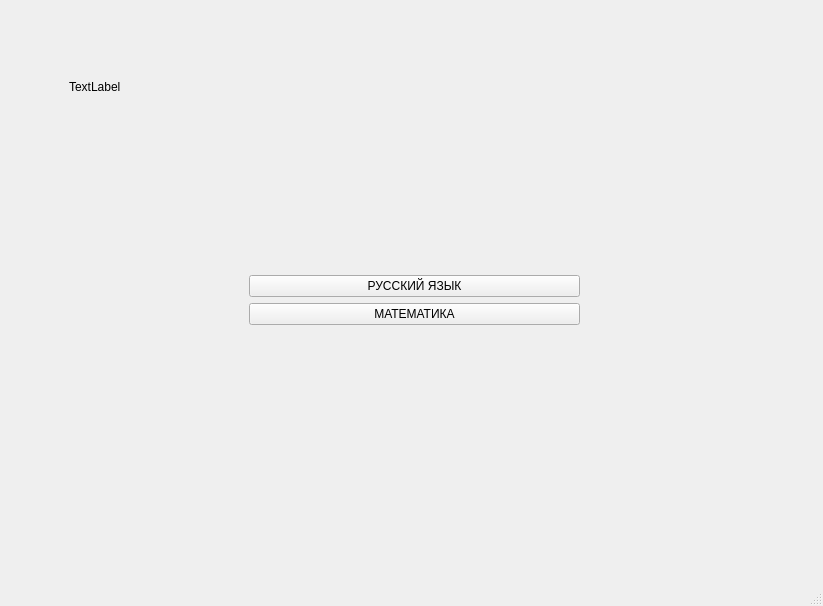
<?xml version="1.0" encoding="UTF-8"?>
<ui version="4.0">
 <class>MainWindow</class>
 <widget class="QMainWindow" name="MainWindow">
  <property name="geometry">
   <rect>
    <x>0</x>
    <y>0</y>
    <width>823</width>
    <height>606</height>
   </rect>
  </property>
  <property name="windowTitle">
   <string>MainWindow</string>
  </property>
  <widget class="QWidget" name="centralwidget">
   <layout class="QHBoxLayout" name="horizontalLayout">
    <item>
     <widget class="QStackedWidget" name="stackedWidget">
      <property name="currentIndex">
       <number>0</number>
      </property>
      <widget class="QWidget" name="page">
       <widget class="QLabel" name="label">
        <property name="geometry">
         <rect>
          <x>60</x>
          <y>70</y>
          <width>55</width>
          <height>16</height>
         </rect>
        </property>
        <property name="text">
         <string>TextLabel</string>
        </property>
       </widget>
       <widget class="QWidget" name="">
        <property name="geometry">
         <rect>
          <x>240</x>
          <y>160</y>
          <width>331</width>
          <height>261</height>
         </rect>
        </property>
        <layout class="QVBoxLayout" name="verticalLayout">
         <item>
          <spacer name="verticalSpacer_2">
           <property name="orientation">
            <enum>Qt::Vertical</enum>
           </property>
           <property name="sizeHint" stdset="0">
            <size>
             <width>20</width>
             <height>40</height>
            </size>
           </property>
          </spacer>
         </item>
         <item>
          <widget class="QPushButton" name="pushButton">
           <property name="text">
            <string>РУССКИЙ ЯЗЫК</string>
           </property>
          </widget>
         </item>
         <item>
          <widget class="QPushButton" name="pushButton_2">
           <property name="text">
            <string>МАТЕМАТИКА</string>
           </property>
          </widget>
         </item>
         <item>
          <spacer name="verticalSpacer">
           <property name="orientation">
            <enum>Qt::Vertical</enum>
           </property>
           <property name="sizeHint" stdset="0">
            <size>
             <width>20</width>
             <height>40</height>
            </size>
           </property>
          </spacer>
         </item>
        </layout>
       </widget>
      </widget>
      <widget class="QWidget" name="page_2">
       <widget class="QPushButton" name="pushButton_3">
        <property name="geometry">
         <rect>
          <x>280</x>
          <y>480</y>
          <width>301</width>
          <height>51</height>
         </rect>
        </property>
        <property name="font">
         <font>
          <pointsize>16</pointsize>
         </font>
        </property>
        <property name="text">
         <string>Начать тестирование</string>
        </property>
       </widget>
       <widget class="QTextBrowser" name="textBrowser">
        <property name="geometry">
         <rect>
          <x>275</x>
          <y>31</y>
          <width>491</width>
          <height>431</height>
         </rect>
        </property>
        <property name="html">
         <string>&lt;!DOCTYPE HTML PUBLIC &quot;-//W3C//DTD HTML 4.0//EN&quot; &quot;http://www.w3.org/TR/REC-html40/strict.dtd&quot;&gt;
&lt;html&gt;&lt;head&gt;&lt;meta name=&quot;qrichtext&quot; content=&quot;1&quot; /&gt;&lt;style type=&quot;text/css&quot;&gt;
p, li { white-space: pre-wrap; }
&lt;/style&gt;&lt;/head&gt;&lt;body style=&quot; font-family:'MS Shell Dlg 2'; font-size:7.8pt; font-weight:400; font-style:normal;&quot;&gt;
&lt;p style=&quot; margin-top:0px; margin-bottom:0px; margin-left:0px; margin-right:0px; -qt-block-indent:0; text-indent:0px;&quot;&gt;Тест вот такой сложный вот такой крч крутой&lt;/p&gt;
&lt;p style=&quot;-qt-paragraph-type:empty; margin-top:0px; margin-bottom:0px; margin-left:0px; margin-right:0px; -qt-block-indent:0; text-indent:0px;&quot;&gt;&lt;br /&gt;&lt;/p&gt;&lt;/body&gt;&lt;/html&gt;</string>
        </property>
       </widget>
       <widget class="QWidget" name="">
        <property name="geometry">
         <rect>
          <x>20</x>
          <y>30</y>
          <width>211</width>
          <height>481</height>
         </rect>
        </property>
        <layout class="QVBoxLayout" name="verticalLayout_2">
         <item>
          <widget class="QRadioButton" name="radioButton_3">
           <property name="text">
            <string>Вариант 1</string>
           </property>
          </widget>
         </item>
         <item>
          <widget class="QRadioButton" name="radioButton_4">
           <property name="text">
            <string>Вариант 2</string>
           </property>
          </widget>
         </item>
         <item>
          <widget class="QRadioButton" name="radioButton_5">
           <property name="text">
            <string>Вариант 3</string>
           </property>
          </widget>
         </item>
         <item>
          <widget class="QRadioButton" name="radioButton_6">
           <property name="text">
            <string>Вариант 4</string>
           </property>
          </widget>
         </item>
         <item>
          <widget class="QRadioButton" name="radioButton_7">
           <property name="text">
            <string>Вариант 5</string>
           </property>
          </widget>
         </item>
         <item>
          <widget class="QRadioButton" name="radioButton_8">
           <property name="text">
            <string>Вариант 6</string>
           </property>
          </widget>
         </item>
         <item>
          <widget class="QRadioButton" name="radioButton_9">
           <property name="text">
            <string>Вариант 7</string>
           </property>
          </widget>
         </item>
         <item>
          <widget class="QRadioButton" name="radioButton_10">
           <property name="text">
            <string>Вариант 8</string>
           </property>
          </widget>
         </item>
         <item>
          <widget class="QRadioButton" name="radioButton_11">
           <property name="text">
            <string>Вариант 9</string>
           </property>
          </widget>
         </item>
         <item>
          <widget class="QRadioButton" name="radioButton_12">
           <property name="text">
            <string>Вариант 10</string>
           </property>
          </widget>
         </item>
        </layout>
       </widget>
      </widget>
     </widget>
    </item>
   </layout>
  </widget>
  <widget class="QMenuBar" name="menubar">
   <property name="geometry">
    <rect>
     <x>0</x>
     <y>0</y>
     <width>823</width>
     <height>26</height>
    </rect>
   </property>
  </widget>
  <widget class="QStatusBar" name="statusbar"/>
 </widget>
 <resources/>
 <connections/>
</ui>
